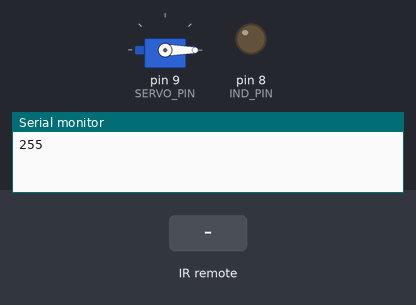
Recording of a sketch running on a simulated Arduino Uno, built with avr-gcc and run on an emulated ATmega328P. Parts: servo, output pins drawn as LEDs (lit = HIGH), the last lines printed to the serial monitor. Dashed ring = blinking. Inputs (shaded band) come from the test bench. EEPROM starts erased.

Above: at 1.2 s.
1.3 s: infrared code 0xFF22DD received
At 1.42 s:
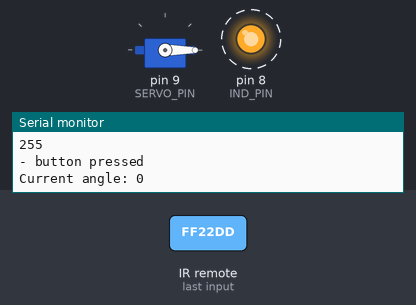
4.3 s: infrared code 0xFF02FD received
At 5.7 s:
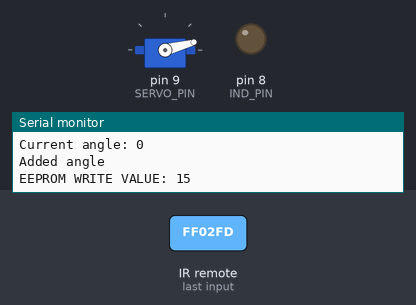
6.0 s: infrared code 0xFF02FD received
At 7.1 s:
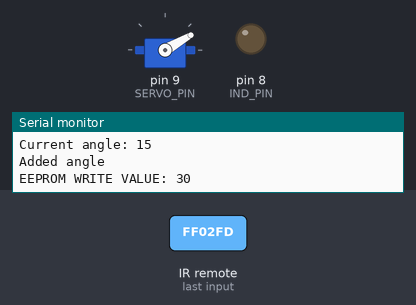
Timing chart, 0 to 9.0 s (numbered marks = the images above; inputs shaded):
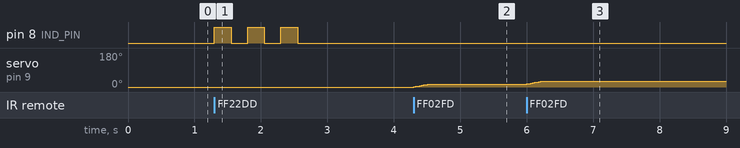

The sketch:

BlinkControl.ino
```cpp
#include <IRremote.h>
#include <Servo.h>
#include <EEPROM.h>

const int IND_PIN = 8;
const int REC_PIN = 7;
const int SERVO_PIN = 9;

IRrecv irrecv(REC_PIN);
decode_results results;
Servo servo;

int pos = 0;
int address = 0;
const int MIN_ROT = 15;

void setup() {
  Serial.begin(9600);
  irrecv.enableIRIn();
  irrecv.blink13(true);

  servo.attach(SERVO_PIN);

  pinMode(IND_PIN, OUTPUT);

  // pos = servo.read();
  pos = EEPROM.read(address);
  Serial.println(pos);
  if (pos > 180) {
    pos = 0;
  }
  servo.write(pos);
}

void blink_ind(int times = 3);
void rotate(bool);
void loop() {
  if (irrecv.decode(&results)) {
    // Serial.print("HEX Value: ");
    // Serial.println(results.value, HEX);
    switch (results.value) {
      case 0xFF02FD: // + button
        Serial.println("+ button pressed");
        rotate(true);
        break;

      case 0xFF22DD: // - button
        Serial.println("- button pressed");
        rotate(false);
        break;
    }
    irrecv.resume();
  }

}

void rotate(bool add) {
  int current_pos = pos;

  Serial.print("Current angle: ");
  Serial.println(pos);
  if (add && pos == 180) {
    blink_ind();
  } else if (!add && pos == 0) {
    blink_ind();
  }  else {
    if (add) {
      pos += MIN_ROT;
      Serial.println("Added angle");
      if (pos > 180) {
        pos = 180;
      }
    } else {
      pos -= MIN_ROT;
      Serial.println("Added angle");
      if (pos < 0) {
        pos = 0;
      }
    }

    int diff, writeAngle;
    if (add) {
      diff = pos - current_pos;
      for (int ii = 0; ii < diff; ii++) {
        current_pos += 1;
        servo.write(current_pos);
        delay(15);
      }
    } else {
      diff = current_pos - pos;
      for (int ii = diff; ii > 0; ii--) {
        current_pos -= 1;
        servo.write(current_pos);
        delay(15);
      }
    }
    pos = current_pos;
    EEPROM.write(address, pos);
    Serial.print("EEPROM WRITE VALUE: ");
    Serial.println(EEPROM.read(address));

    if (pos == 0 || pos == 180) {
      blink_ind();
    }
  }

}

void blink_ind(int times) {
  for (int i = 0; i < times; i += 1) {
    digitalWrite(IND_PIN, HIGH);
    delay(250);
    digitalWrite(IND_PIN, LOW);
    delay(250);
  }
}
```

Measured:
- after the input at 1.3 s, pin 8 (IND_PIN): alternates HIGH for 0.25 s and LOW for 0.25 s, 6 changes in all, then stays LOW, starting at once
- after the input at 4.3 s, servo on pin 9 (SERVO_PIN): 0° → 15° at once
- after the input at 6.0 s, servo on pin 9 (SERVO_PIN): 15° → 30° at once
